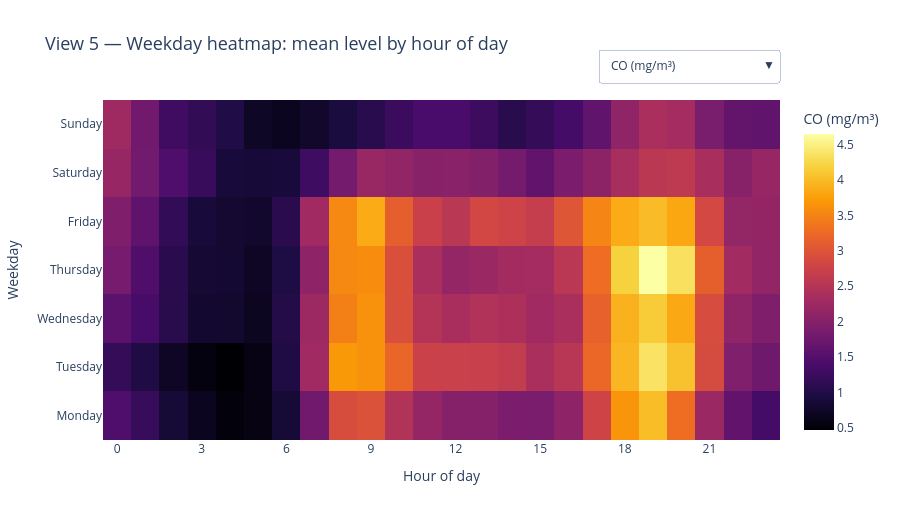

The cell this chart's notebook holds for it:
### Markdown cell above
### View 1.5: Weekday x hour heatmap
Mean value per weekday and hour (missing values skipped, not imputed), showing the weekly cycle.

### Code cell
def view_weekday_heatmap(df):
    df = df.copy()
    df["WD"] = df["DateTime"].dt.day_name()
    df["Hr"] = df["DateTime"].dt.hour

    traces = []
    for attr in NUMERIC_ATTRIBUTES:
        agg = (
            df.pivot_table(index="WD", columns="Hr", values=attr, aggfunc="mean")
            .reindex(WEEKDAY_ORDER)
        )
        traces.append(
            go.Heatmap(
                z=agg.values,
                x=list(agg.columns),
                y=agg.index.tolist(),
                colorscale=colorscale_for(attr),
                colorbar=dict(title=ATTR_LABELS[attr]),
                name=ATTR_LABELS[attr],
                hovertemplate=(
                    "Weekday: %{y}<br>Hour: %{x}:00<br>"
                    + ATTR_LABELS[attr]
                    + ": %{z:.2f}<extra></extra>"
                ),
                visible=(attr == "CO(GT)"),
            )
        )

    buttons = [
        dict(
            label=ATTR_LABELS[attr],
            method="update",
            args=[{"visible": [a == attr for a in NUMERIC_ATTRIBUTES]}],
        )
        for attr in NUMERIC_ATTRIBUTES
    ]

    fig = go.Figure(data=traces)
    fig.update_layout(
        template="plotly_white",
        title=dict(
            text="View 5 — Weekday heatmap: mean level by hour of day",
            font=dict(size=18),
        ),
        updatemenus=[
            dict(
                buttons=buttons,
                direction="down",
                showactive=True,
                x=1.0,
                xanchor="right",
                y=1.15,
                yanchor="top",
            )
        ],
        height=520,
    )
    fig.update_xaxes(title_text="Hour of day", dtick=3)
    fig.update_yaxes(title_text="Weekday")
    return fig

view_weekday_heatmap(df).show()

### Figure 1 — Plotly figure (JSON) as saved in the notebook; plotly's stock layout.template omitted (floating-point values rounded to 4 significant figures; data arrays with more than 128 entries replaced by an {"elided": "..."} marker saying what was removed)
{"data": [{"colorbar": {"title": {"text": "CO (mg/m³)"}}, "colorscale": [[0.0, "#000004"], [0.1111, "#1b0c41"], [0.2222, "#4a0c6b"], [0.3333, "#781c6d"], [0.4444, "#a52c60"], [0.5556, "#cf4446"], [0.6667, "#ed6925"], [0.7778, "#fb9b06"], [0.8889, "#f7d13d"], [1.0, "#fcffa4"]], "hovertemplate": "Weekday: %{y}<br>Hour: %{x}:00<br>CO (mg/m³): %{z:.2f}<extra></extra>", "name": "CO (mg/m³)", "type": "heatmap", "visible": true, "x": [0, 1, 2, 3, 4, 5, 6, 7, 8, 9, 10, 11, 12, 13, 14, 15, 16, 17, 18, 19, 20, 21, 22, 23], "y": ["Monday", "Tuesday", "Wednesday", "Thursday", "Friday", "Saturday", "Sunday"], "z": {"elided": "7x24 float values"}}, {"colorbar": {"title": {"text": "CO sensor response"}}, "colorscale": [[0.0, "#000004"], [0.1111, "#1b0c41"], [0.2222, "#4a0c6b"], [0.3333, "#781c6d"], [0.4444, "#a52c60"], [0.5556, "#cf4446"], [0.6667, "#ed6925"], [0.7778, "#fb9b06"], [0.8889, "#f7d13d"], [1.0, "#fcffa4"]], "hovertemplate": "Weekday: %{y}<br>Hour: %{x}:00<br>CO sensor response: %{z:.2f}<extra></extra>", "name": "CO sensor response", "type": "heatmap", "visible": false, "x": [0, 1, 2, 3, 4, 5, 6, 7, 8, 9, 10, 11, 12, 13, 14, 15, 16, 17, 18, 19, 20, 21, 22, 23], "y": ["Monday", "Tuesday", "Wednesday", "Thursday", "Friday", "Saturday", "Sunday"], "z": {"elided": "7x24 float values"}}, {"colorbar": {"title": {"text": "Benzene (µg/m³)"}}, "colorscale": [[0.0, "#000004"], [0.1111, "#1b0c41"], [0.2222, "#4a0c6b"], [0.3333, "#781c6d"], [0.4444, "#a52c60"], [0.5556, "#cf4446"], [0.6667, "#ed6925"], [0.7778, "#fb9b06"], [0.8889, "#f7d13d"], [1.0, "#fcffa4"]], "hovertemplate": "Weekday: %{y}<br>Hour: %{x}:00<br>Benzene (µg/m³): %{z:.2f}<extra></extra>", "name": "Benzene (µg/m³)", "type": "heatmap", "visible": false, "x": [0, 1, 2, 3, 4, 5, 6, 7, 8, 9, 10, 11, 12, 13, 14, 15, 16, 17, 18, 19, 20, 21, 22, 23], "y": ["Monday", "Tuesday", "Wednesday", "Thursday", "Friday", "Saturday", "Sunday"], "z": {"elided": "7x24 float values"}}, {"colorbar": {"title": {"text": "NMHC sensor response"}}, "colorscale": [[0.0, "#000004"], [0.1111, "#1b0c41"], [0.2222, "#4a0c6b"], [0.3333, "#781c6d"], [0.4444, "#a52c60"], [0.5556, "#cf4446"], [0.6667, "#ed6925"], [0.7778, "#fb9b06"], [0.8889, "#f7d13d"], [1.0, "#fcffa4"]], "hovertemplate": "Weekday: %{y}<br>Hour: %{x}:00<br>NMHC sensor response: %{z:.2f}<extra></extra>", "name": "NMHC sensor response", "type": "heatmap", "visible": false, "x": [0, 1, 2, 3, 4, 5, 6, 7, 8, 9, 10, 11, 12, 13, 14, 15, 16, 17, 18, 19, 20, 21, 22, 23], "y": ["Monday", "Tuesday", "Wednesday", "Thursday", "Friday", "Saturday", "Sunday"], "z": {"elided": "7x24 float values"}}, {"colorbar": {"title": {"text": "NOx (ppb)"}}, "colorscale": [[0.0, "#000004"], [0.1111, "#1b0c41"], [0.2222, "#4a0c6b"], [0.3333, "#781c6d"], [0.4444, "#a52c60"], [0.5556, "#cf4446"], [0.6667, "#ed6925"], [0.7778, "#fb9b06"], [0.8889, "#f7d13d"], [1.0, "#fcffa4"]], "hovertemplate": "Weekday: %{y}<br>Hour: %{x}:00<br>NOx (ppb): %{z:.2f}<extra></extra>", "name": "NOx (ppb)", "type": "heatmap", "visible": false, "x": [0, 1, 2, 3, 4, 5, 6, 7, 8, 9, 10, 11, 12, 13, 14, 15, 16, 17, 18, 19, 20, 21, 22, 23], "y": ["Monday", "Tuesday", "Wednesday", "Thursday", "Friday", "Saturday", "Sunday"], "z": {"elided": "7x24 float values"}}, {"colorbar": {"title": {"text": "NO₂ (µg/m³)"}}, "colorscale": [[0.0, "#000004"], [0.1111, "#1b0c41"], [0.2222, "#4a0c6b"], [0.3333, "#781c6d"], [0.4444, "#a52c60"], [0.5556, "#cf4446"], [0.6667, "#ed6925"], [0.7778, "#fb9b06"], [0.8889, "#f7d13d"], [1.0, "#fcffa4"]], "hovertemplate": "Weekday: %{y}<br>Hour: %{x}:00<br>NO₂ (µg/m³): %{z:.2f}<extra></extra>", "name": "NO₂ (µg/m³)", "type": "heatmap", "visible": false, "x": [0, 1, 2, 3, 4, 5, 6, 7, 8, 9, 10, 11, 12, 13, 14, 15, 16, 17, 18, 19, 20, 21, 22, 23], "y": ["Monday", "Tuesday", "Wednesday", "Thursday", "Friday", "Saturday", "Sunday"], "z": {"elided": "7x24 float values"}}, {"colorbar": {"title": {"text": "Temperature (°C)"}}, "colorscale": [[0.0, "rgb(5,48,97)"], [0.1, "rgb(33,102,172)"], [0.2, "rgb(67,147,195)"], [0.3, "rgb(146,197,222)"], [0.4, "rgb(209,229,240)"], [0.5, "rgb(247,247,247)"], [0.6, "rgb(253,219,199)"], [0.7, "rgb(244,165,130)"], [0.8, "rgb(214,96,77)"], [0.9, "rgb(178,24,43)"], [1.0, "rgb(103,0,31)"]], "hovertemplate": "Weekday: %{y}<br>Hour: %{x}:00<br>Temperature (°C): %{z:.2f}<extra></extra>", "name": "Temperature (°C)", "type": "heatmap", "visible": false, "x": [0, 1, 2, 3, 4, 5, 6, 7, 8, 9, 10, 11, 12, 13, 14, 15, 16, 17, 18, 19, 20, 21, 22, 23], "y": ["Monday", "Tuesday", "Wednesday", "Thursday", "Friday", "Saturday", "Sunday"], "z": {"elided": "7x24 float values"}}, {"colorbar": {"title": {"text": "Relative Humidity (%)"}}, "colorscale": [[0.0, "rgb(247,251,255)"], [0.125, "rgb(222,235,247)"], [0.25, "rgb(198,219,239)"], [0.375, "rgb(158,202,225)"], [0.5, "rgb(107,174,214)"], [0.625, "rgb(66,146,198)"], [0.75, "rgb(33,113,181)"], [0.875, "rgb(8,81,156)"], [1.0, "rgb(8,48,107)"]], "hovertemplate": "Weekday: %{y}<br>Hour: %{x}:00<br>Relative Humidity (%): %{z:.2f}<extra></extra>", "name": "Relative Humidity (%)", "type": "heatmap", "visible": false, "x": [0, 1, 2, 3, 4, 5, 6, 7, 8, 9, 10, 11, 12, 13, 14, 15, 16, 17, 18, 19, 20, 21, 22, 23], "y": ["Monday", "Tuesday", "Wednesday", "Thursday", "Friday", "Saturday", "Sunday"], "z": {"elided": "7x24 float values"}}, {"colorbar": {"title": {"text": "Absolute Humidity (g/m³)"}}, "colorscale": [[0.0, "rgb(247,251,255)"], [0.125, "rgb(222,235,247)"], [0.25, "rgb(198,219,239)"], [0.375, "rgb(158,202,225)"], [0.5, "rgb(107,174,214)"], [0.625, "rgb(66,146,198)"], [0.75, "rgb(33,113,181)"], [0.875, "rgb(8,81,156)"], [1.0, "rgb(8,48,107)"]], "hovertemplate": "Weekday: %{y}<br>Hour: %{x}:00<br>Absolute Humidity (g/m³): %{z:.2f}<extra></extra>", "name": "Absolute Humidity (g/m³)", "type": "heatmap", "visible": false, "x": [0, 1, 2, 3, 4, 5, 6, 7, 8, 9, 10, 11, 12, 13, 14, 15, 16, 17, 18, 19, 20, 21, 22, 23], "y": ["Monday", "Tuesday", "Wednesday", "Thursday", "Friday", "Saturday", "Sunday"], "z": {"elided": "7x24 float values"}}], "layout": {"height": 520, "title": {"font": {"size": 18}, "text": "View 5 — Weekday heatmap: mean level by hour of day"}, "updatemenus": [{"buttons": [{"args": [{"visible": [true, false, false, false, false, false, false, false, false]}], "label": "CO (mg/m³)", "method": "update"}, {"args": [{"visible": [false, true, false, false, false, false, false, false, false]}], "label": "CO sensor response", "method": "update"}, {"args": [{"visible": [false, false, true, false, false, false, false, false, false]}], "label": "Benzene (µg/m³)", "method": "update"}, {"args": [{"visible": [false, false, false, true, false, false, false, false, false]}], "label": "NMHC sensor response", "method": "update"}, {"args": [{"visible": [false, false, false, false, true, false, false, false, false]}], "label": "NOx (ppb)", "method": "update"}, {"args": [{"visible": [false, false, false, false, false, true, false, false, false]}], "label": "NO₂ (µg/m³)", "method": "update"}, {"args": [{"visible": [false, false, false, false, false, false, true, false, false]}], "label": "Temperature (°C)", "method": "update"}, {"args": [{"visible": [false, false, false, false, false, false, false, true, false]}], "label": "Relative Humidity (%)", "method": "update"}, {"args": [{"visible": [false, false, false, false, false, false, false, false, true]}], "label": "Absolute Humidity (g/m³)", "method": "update"}], "direction": "down", "showactive": true, "x": 1.0, "xanchor": "right", "y": 1.15, "yanchor": "top"}], "xaxis": {"dtick": 3, "title": {"text": "Hour of day"}}, "yaxis": {"title": {"text": "Weekday"}}}}
